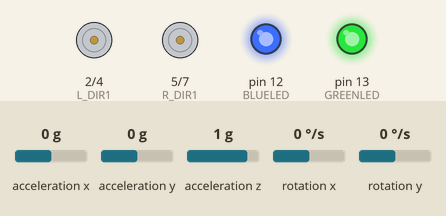
The sketch below on a simulated Arduino Nano, built with avr-gcc and run on an emulated ATmega328P. Shown: motor-driver pin pairs drawn as motors (green arrow = first pin HIGH = forward, orange = second pin HIGH = backward, longer = more drive, scaled by the enable pin), output pins drawn as LEDs (lit = HIGH). Wiring (inferred from the names in the program): MPU-6050 motion sensor at I2C address 0x68. The inputs (shaded band) are chosen by the test bench; at power-on: acceleration z 1 g, rotation y 0 °/s, acceleration x 0 g, acceleration y 0 g, rotation x 0 °/s.

Above: at 1.2 s.
1.3 s: acceleration z set to -1.4 g
At 1.91 s:
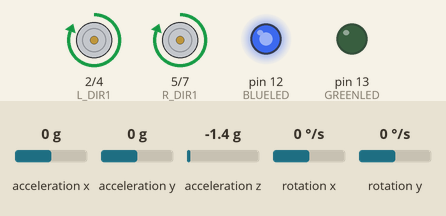
4.3 s: rotation y set to 192 °/s
At 5.5 s:
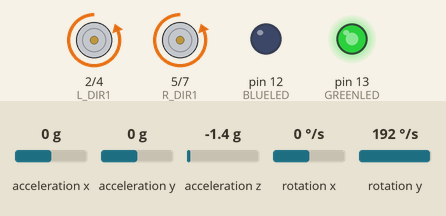
6.6 s: acceleration x set to -0.8 g
At 7.49 s:
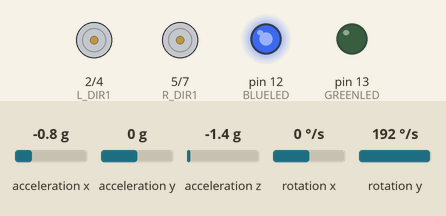
9.1 s: acceleration x set to 0.8 g
At 10.8 s:
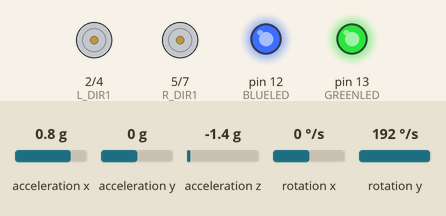
12.1 s: rotation y set to 0 °/s
At 12.7 s:
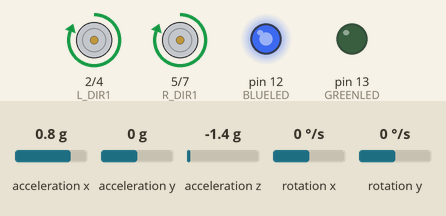
15.1 s: rotation y set to 33 °/s
18.0 s: rotation y set to 36 °/s
At 19.1 s:
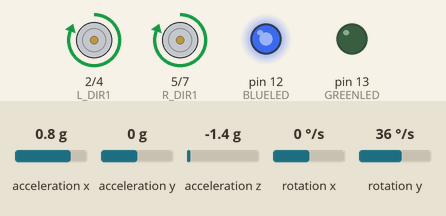
Timing chart, 0 to 21.0 s (numbered marks = the images above; inputs shaded):
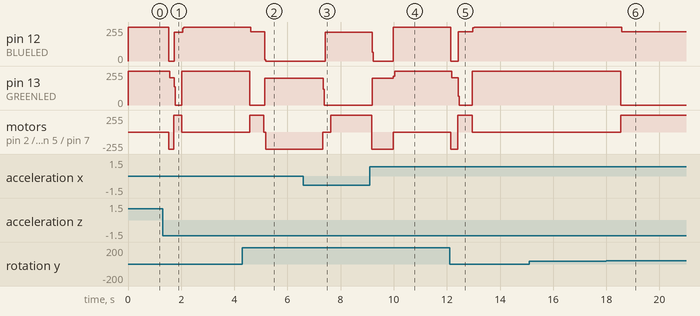

Measured:
- after the input at 1.3 s, pin 12 (BLUELED): 255/255 → 0/255 after 0.24 s, → 216/255 0.20 s later, → 255/255 0.32 s later; pin 13 (GREENLED): 255/255 → 204/255 after 0.28 s, → 0/255 0.16 s later, → 255/255 0.29 s later
- after the input at 4.3 s, pin 12 (BLUELED): 255/255 → 219/255 after 0.33 s, → 0/255 0.52 s later; pin 13 (GREENLED): 255/255 → 0/255 after 0.29 s, → 200/255 0.56 s later; motor on pin 2 (L_DIR1) / pin 4 (L_DIR2), motor on pin 5 (R_DIR1) / pin 7 (R_DIR2): stopped → forward 255/255 after 0.29 s, → stopped 0.52 s later, → backward 255/255 0.07 s later
- after the input at 6.6 s, pin 12 (BLUELED): 0/255 → 217/255 after 0.83 s; pin 13 (GREENLED): 200/255 → 0/255 after 0.75 s; motor on pin 2 (L_DIR1) / pin 4 (L_DIR2), motor on pin 5 (R_DIR1) / pin 7 (R_DIR2): backward 255/255 → stopped after 0.73 s, → forward 255/255 0.30 s later
- after the input at 9.1 s, pin 12 (BLUELED): 217/255 → 0/255 after 0.09 s, → 255/255 0.79 s later; pin 13 (GREENLED): 0/255 → 201/255 after 0.09 s, → 255/255 0.80 s later; motor on pin 2 (L_DIR1) / pin 4 (L_DIR2), motor on pin 5 (R_DIR1) / pin 7 (R_DIR2): forward 255/255 → backward 255/255 after 0.08 s, → stopped 0.80 s later
- after the input at 12.1 s, pin 12 (BLUELED): 255/255 → 0/255 at once, → 218/255 0.28 s later, → 255/255 0.56 s later; pin 13 (GREENLED): 255/255 → 204/255 after 0.08 s, → 0/255 0.24 s later, → 255/255 0.52 s later
- after the input at 15.1 s, every drawn part: stays the same
- after the input at 18.0 s, pin 12 (BLUELED): 255/255 → 219/255 after 0.58 s; pin 13 (GREENLED): 255/255 → 0/255 after 0.54 s; motor on pin 2 (L_DIR1) / pin 4 (L_DIR2), motor on pin 5 (R_DIR1) / pin 7 (R_DIR2): stopped → forward 255/255 after 0.54 s

The sketch:

BalancingrobotDC.ino
```cpp
/*
  Balancing robot with 6V DC motors
  L293D IC as motor driver (powered by 5V pin of arduino)
  MPU6050 module (powered by 5V pin of arduino)
  Arduino nano V3 (5V), powered via a 9V battery to Vin
  2x Lipo batteries in series
  step down buck converter (Lipo to DC motors). Note measure the voltage at the motors since the L293D had a large voltage drop
*/

#include <Wire.h>
//#include "AltSoftSerial.h"  // to be used later on for communication with bluetooth module HC-05

#define L_ENABLE 3  // enable pin of L293D IC for left motor, PWM pin
#define L_DIR1 2
#define L_DIR2 4
#define R_ENABLE 6  // enable pin of L293D IC for blue motor, PWM pin
#define R_DIR1 5
#define R_DIR2 7
#define GREENLED 13 // light for indication of leaning backward
#define BLUELED 12  // light for indication of leaning forward

#define FORWARDS 1
#define BACKWARDS 0
#define NEUTRAL 2

#define PRINTINTERVAL 1000 // interval for printing debug information when serial debug is on
uint32_t print_interval;

float X_correction = 1.07;  // the maximum value of the X acceleration of the used mpu6050 is 1.07, use this correction to get a maximum of 1
float Z_correction = 0.85;  // the maximum value of the Z acceleration of the used mpu6050 is 0.85, use this correction to get a maximum of 1

#define MEASUREINTERVAL 5  // interval for reading the MPU06050 in ms. Must be longer than the delay used in the low pass filter of the MPU6050
float elapsed_time;
uint32_t prev_measure_time_us, measure_time_us, elapsed_time_us;

float balance_angle = -13.2;  // the measured angle when the robot is in balance. This depends on the robot and the center of mass
float zero_deviation = 0.3;   // If the deviation is below this value, the robot is in balance
boolean in_control = false;   // the robot starts off balance

float Acc_rawX, Acc_rawY, Acc_rawZ;    //Here we store the raw data read
float Acc_X, Acc_Z;                    // corrected values
float accAngle;

const int GyroY_error = 6;        // When the MPU6050 is at rest, measure the raw values, the GyroY value is 6 at rest, so correct for this error
                                  //https://www.i2cdevlib.com/forums/topic/91-how-to-decide-gyro-and-accelerometer-offsett/
                                  //https://www.i2cdevlib.com/forums/topic/96-arduino-sketch-to-automatically-calculate-mpu6050-offsets/

float angle_rad, angle_deg = 100;                 // the robot starts flat, angle is about 100 deg
float angle_dev, prev_angle_dev, angle_dev_sum;
#define MAX_DEVIATION_DEG 35                      // when the deviation is larger then this angle, the motors stop.
float Gyr_rawX, Gyr_rawY, Gyr_rawZ;     //Here we store the raw data read
float GyrAngle;

float P_value = 90;         // P of the PID control, reacts proportional to deviation.
float I_value = 0.001;      // I of the PID control, integral value, reacts to added deviation
float D_value = 250;        // D of the PID control, derrivative, reacts to difference between current and previous deviation

float speed, prev_speed;
int state, prev_state;

const int min_speed = 40;  // minimum speed (PWM) value at which the wheels start to rotate

#define SERIAL_DEBUG 0    // 0: no Serial communication. 1: Serial communication for debugging. Note: slows down the Arduino!!

void setup() {
  if (SERIAL_DEBUG)
  {
    Serial.begin(9600);
    Serial.println("setup start");
  }
  setpinmodes();
  initgyro();

  Serial.println("setup end");
  print_interval = millis();
  measure_time_us = micros(); // we measure microseconds
}

void loop() {
  prev_state = state;
  if (micros() > measure_time_us + MEASUREINTERVAL * 1000)  // the mpu6050 is read every measureinterval (5000us) and the speed is set
  {
    prev_measure_time_us = measure_time_us;
    measure_time_us = micros();
    elapsed_time_us = measure_time_us - prev_measure_time_us;
    elapsed_time = elapsed_time_us / 1000.0;

    //read MPU6050
    //long temp1 = micros();
    getAccXZGyrY();             // see function
    //long temp2 = micros();
    //int temp3 = temp2 - temp1;
    //Serial.print("Measurement takes: ");  // debug info to measure the time it takes to read the mpu6050
    //Serial.println(temp3);

    // calculate speed via PID
    // first formula I used
    //speed = abs(angle_dev) * P_value + (abs(angle_dev) - abs(prev_angle_dev)) * D_value;// + angle_dev_sum * I_value;
    // second formula I used
    //speed = abs(angle_dev) * P_value + (abs(angle_dev - prev_angle_dev)) * D_value; // + angle_dev_sum * I_value;
    // third and best formula I used, without I value
    //speed = 30+ abs(angle_dev * P_value + (angle_dev - prev_angle_dev) * D_value);// + angle_dev_sum * I_value;
    // current formula, with I value. Since the motors start to turn at about 40, add 30 to reach this speed faster
    speed = 30 + abs(angle_dev * P_value + (angle_dev - prev_angle_dev) * D_value + angle_dev_sum * I_value);
    // maximum value for PWM signal in analogWrite function
    if (speed > 255)
      speed = 255;
    if (speed < min_speed)
      speed = min_speed;
  }
  if (abs(balance_angle - angle_deg) > MAX_DEVIATION_DEG) // stop the motor if the robot tipped over.
  {
    in_control = false;
    digitalWrite(GREENLED, HIGH);
    digitalWrite(BLUELED, HIGH);
    angle_dev_sum = 0;
    setspeed(0);
  }
  else
  {
    in_control = true;
    digitalWrite(GREENLED, LOW);
    digitalWrite(BLUELED, LOW);
  }
  if (in_control)
  {
    if (abs(angle_dev) < zero_deviation) //robot is in balance when the deviation of the angle is small
    {
      speed = 0;
      setspeed(speed);
      angle_dev_sum = 0;
      state = NEUTRAL;
      digitalWrite(BLUELED, LOW);
      digitalWrite(GREENLED, LOW);
    }
    else // not in balance
    {
      if ((angle_deg < balance_angle))
      {
        state = FORWARDS;
        digitalWrite(BLUELED, HIGH);
        digitalWrite(GREENLED, LOW);
        leftdir(FORWARDS);
        rightdir(FORWARDS);
        setspeed(speed);
      }
      else // leaning backwards
      {
        state = BACKWARDS;
        digitalWrite(BLUELED, LOW);
        digitalWrite(GREENLED, HIGH);
        leftdir(BACKWARDS);
        rightdir(BACKWARDS);
        setspeed(speed);
      }
    }
  }
  if (SERIAL_DEBUG && millis() > print_interval + PRINTINTERVAL)  // print debug information when the Serial monitor is initialized
  {
    Serial.println("\nGyr_rawY\tGyrAngle: ");
    Serial.print(Gyr_rawY);
    Serial.print("\t\t");
    Serial.println(GyrAngle);
    Serial.print("\n");
    Serial.println("\t\t\tAcc_X\tAcc_Z\tangle_deg\tangle_dev\tangle_dev_sum");
    Serial.print("\t\t\t");
    Serial.print(Acc_X);
    Serial.print("\t");
    Serial.print(Acc_Z);
    Serial.print("\t");
    Serial.print(angle_deg);
    Serial.print("\t");
    Serial.print(angle_dev);
    Serial.print("\t");
    Serial.println(angle_dev_sum);
    //Serial.print("elapsed_time: ");
    //Serial.println(elapsed_time, 6);
    Serial.print("elapsed_time_us: ");
    Serial.println(elapsed_time_us);
    Serial.print("speed: ");
    Serial.println(speed);

    print_interval = millis();
  }
}

void leftdir(boolean direction)
{
  if (direction)
  {
    digitalWrite(L_DIR1, HIGH);
    digitalWrite(L_DIR2, LOW);
  }
  else
  {
    digitalWrite(L_DIR2, HIGH);
    digitalWrite(L_DIR1, LOW);
  }
}

void neutral(void)
{
  digitalWrite(L_DIR1, LOW);
  digitalWrite(L_DIR2, LOW);
  digitalWrite(R_DIR1, LOW);
  digitalWrite(R_DIR2, LOW);
}

void rightdir(boolean direction)
{
  if (direction)
  {
    digitalWrite(R_DIR1, HIGH);
    digitalWrite(R_DIR2, LOW);
  }
  else
  {
    digitalWrite(R_DIR2, HIGH);
    digitalWrite(R_DIR1, LOW);
  }
}

void setspeed(int speedvalue)
{
  analogWrite(L_ENABLE, speedvalue);
  analogWrite(R_ENABLE, speedvalue);
}

void setpinmodes(void)
{
  pinMode(L_ENABLE, OUTPUT);
  pinMode(R_ENABLE, OUTPUT);
  pinMode(L_DIR1, OUTPUT);
  pinMode(L_DIR2, OUTPUT);
  pinMode(R_DIR1, OUTPUT);
  pinMode(R_DIR2, OUTPUT);
  pinMode(GREENLED, OUTPUT);
  pinMode(BLUELED, OUTPUT);
  digitalWrite(L_DIR1, LOW);
  digitalWrite(L_DIR2, LOW);
  digitalWrite(R_DIR1, LOW);
  digitalWrite(R_DIR2, LOW);
  digitalWrite(L_ENABLE, LOW);
  digitalWrite(R_ENABLE, LOW);
  digitalWrite(GREENLED, LOW);
  digitalWrite(BLUELED, LOW);
}

void initgyro(void)
{
  Wire.begin();                           //begin the wire comunication
  TWBR = 12;                              //set the I2C frequency to 400kHz
  //at 400kHz the measurement takes about 990us, at 100kHz 2100us.
  //https://invensense.tdk.com/wp-content/uploads/2015/02/MPU-6000-Register-Map1.pdf
  Wire.beginTransmission(0x68);           //begin, Send the slave adress (in this case 68)
  Wire.write(0x6B);                       //make the reset (place a 0 into the 6B register)
  Wire.write(0x00);
  Wire.endTransmission(true);             //end the transmission
  //Gyro config                           //https://mjwhite8119.github.io/Robots/mpu6050
  Wire.beginTransmission(0x68);           //begin, Send the slave adress (in this case 68)
  Wire.write(0x1B);                       //We want to write to the GYRO_CONFIG register (1B hex)
  Wire.write(0x10);                       //Set the register bits as 00010000 (1000 deg/s full scale)
  Wire.endTransmission(true);             //End the transmission with the gyro
  //Acc config
  Wire.beginTransmission(0x68);           //Start communication with the address found during search.
  Wire.write(0x1C);                       //We want to write to the ACCEL_CONFIG register
  Wire.write(0x10);                       //Set the register bits as 00010000 (+/- 8g full scale range)
  Wire.endTransmission(true);
  // low pass filter  https://ulrichbuschbaum.wordpress.com/2015/01/18/using-the-mpu6050s-dlpf/
  Wire.beginTransmission(0x68);
  Wire.write(0x1A); // write to address 26 of the register
  Wire.write(0x03); // options here are 0x00 which is off, and 0x01, 0x02, 0x03, 0x04, 0x05, 0x06
  Wire.endTransmission(true); // 0x06 being the highest filter setting

}

void getAccXZGyrY(void)
{
  Wire.beginTransmission(0x68);
  Wire.write(0x3B);                       //Ask for the 0x3B register- correspond to AcX
  Wire.endTransmission(false);
  Wire.requestFrom(0x68, 6, true);
  Acc_rawX = (Wire.read() << 8 | Wire.read()) / 4096.0 ;  //each value needs two registres
  Acc_rawY = (Wire.read() << 8 | Wire.read()) / 4096.0 ;  //the 4096 value comes from the acceleration sensitivity of 8g
  Acc_rawZ = (Wire.read() << 8 | Wire.read()) / 4096.0 ;  //see https://mjwhite8119.github.io/Robots/mpu6050
  Acc_X = Acc_rawX / X_correction;
  Acc_Z = Acc_rawZ / Z_correction;

  Wire.beginTransmission(0x68);            //begin, Send the slave adress (in this case 68)
  Wire.write(0x43);                        //First adress of the Gyro data
  Wire.endTransmission(false);
  Wire.requestFrom(0x68, 4, true);          //We ask for just 4 registers, the Z-axis is not relevant
                                            //This is due to the orientation of the MPU6050 on my robot,
  Gyr_rawX = Wire.read() << 8 | Wire.read();  //The X-axis in my robot is relevant when measuring the steering (not used yet)
  Gyr_rawY = Wire.read() << 8 | Wire.read();  //The Z-axis in my robot is most relevant, this is the tilting angle of the robot

  //Serial.print("\nGyr_rawY (uncorrected): ");
  //Serial.println(Gyr_rawY / 32.8);

  // we measure the angles based on the Gyro en based on the Accelerometer separately and combine them later on in the complementary filter
  // calculate the angle based on Gyro
  Gyr_rawY = ((Gyr_rawY - GyroY_error) / 32.8);           //the 32.8 value comes from the acceleration sensitivity of 1000 deg/s
  //Serial.print("\nGyr_rawY (corrected): ");
  //Serial.println(Gyr_rawY);
  float GyrAngle_incr = Gyr_rawY * elapsed_time / 1000.0; // the change in the angle is calculated from the rotation speed and the time
  //GyrAngle += Gyr_rawY * elapsed_time / 1000.0;
  GyrAngle += GyrAngle_incr;                              // the increment during the measurement interval is added to the current angle

  // calculate the angle based on Accelerometer using both axis
  accAngle = atan2(Acc_Z, Acc_X) * RAD_TO_DEG; // https://www.instructables.com/Arduino-Self-Balancing-Robot-1/

  //calculate angle based on Acc angle and Gyro angle, via the complementary filter see links
  //https://bayesianadventures.wordpress.com/2013/10/20/gyroscopes-accelerometers-and-the-complementary-filter/
  //https://d1.amobbs.com/bbs_upload782111/files_44/ourdev_665531S2JZG6.pdf

  //angle_deg = 0.98 * (angle_deg + GyrAngle_incr) + 0.02 * accAngle; //measure interval 10 ms
  //angle_deg = 0.962 * (angle_deg + GyrAngle_incr) + 0.038 * accAngle; //measure interval 20 ms
  angle_deg = 0.99 * (angle_deg + GyrAngle_incr) + 0.01 * accAngle; //measure interval 5 ms
  //angle_deg = accAngle; // this was a first try, way to simple
  prev_angle_dev = angle_dev;             // the prev_angle_dev is used in the D-part of the PID
  angle_dev = balance_angle - angle_deg;  // this is an important value and used the P-part of the PID
  angle_dev_sum += angle_dev;             // the angle_dev_sum is used in the I-part of the PID

  /*
    Serial.println("rawX \t rawZ: ");
    Serial.print(Acc_rawX);
    Serial.print("\t");
    Serial.println(Acc_rawZ);
    Serial.println("corrected values");
    Serial.println("X \t Z ");
    Serial.print(Acc_rawX);
    Serial.print("\t");
    Serial.println(Acc_rawZ);
  */
}
```
